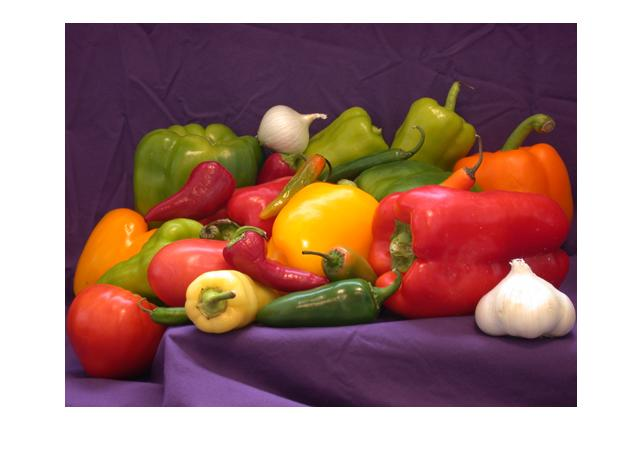
%> input picture exercises/ali763/18/input.jpg, 642 x 455 px
$ octave --eval "result = truecolor('../../ali763/18/input.jpg');"   (GNU Octave 9; MATLAB toolbox functions it lacks are replaced by stand-ins)
%> lines starting %> are read from the running program, lines starting %| are printed output that depends on the picture
function img1 = truecolor(img)
%> called with img = '../../ali763/18/input.jpg'

    img = imread(img);
%> img is the input picture: size 455x642x3 uint8; mean R, G, B 164.5, 128, 122.1
    img1 = img;
    imgsiz = size(img1);
%> imgsiz = [455 642 3]

    x = imgsiz(1,1);
%> x = 455
    y = imgsiz(1,2);
%> y = 642

    %0-51
    for i = 1:x
        for j = 1:y
            for k = 1:3
                if img1(i,j,k) < 51 && img1(i,j,k) > -1
                    if img1(i,j,k) >= 26
                        img1(i,j,k) = 51;
                    else
                        img1(i,j,k) = 0;
                    end

            %52-102
                elseif img1(i,j,k) < 102
                    if img1(i,j,k) >= 77
                        img1(i,j,k) = 102;
                    else
                        img1(i,j,k) = 52;
                    end

            %103-153
                elseif img1(i,j,k) < 153
                    if img1(i,j,k) >= 127
                        img1(i,j,k) = 153;
                    else
                        img1(i,j,k) = 103;
                    end

            %153-204
                elseif img1(i,j,k) < 204
                    if img1(i,j,k) >= 178
                        img1(i,j,k) = 204;
                    else
                        img1(i,j,k) = 153;
                    end

            %205-255
                elseif img1(i,j,k) <= 255
                    if img1(i,j,k) >= 229
                        img1(i,j,k) = 255;
                    else
                        img1(i,j,k) = 205;
                    end
                end
            end
        end
    end
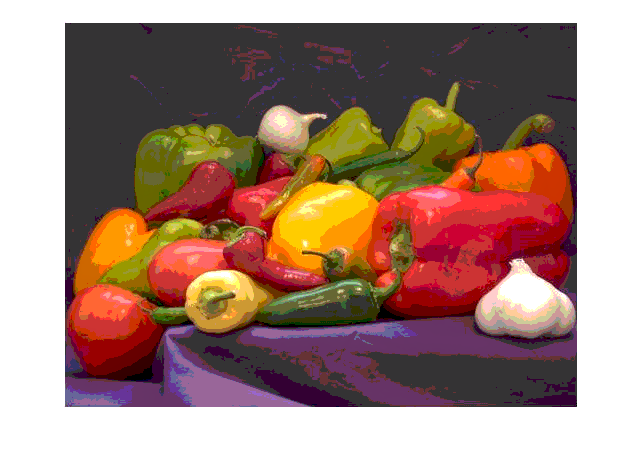
%> img1: size 455x642x3 uint8; mean R, G, B 162.4, 131.6, 119.1
    figure, imshowpair(img, img1, 'montage')
%> after `imshowpair(img, img1, 'montage')`:
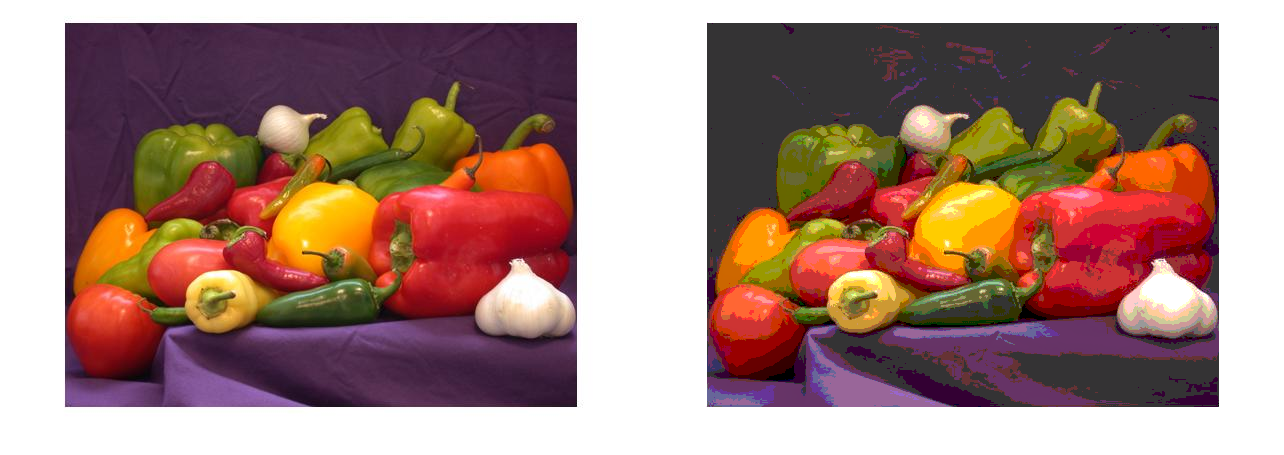
%> displayed picture: size 455x1284x3, on the screen's scale of 0 to 255; mean R, G, B 163.5, 129.8, 120.6
end
